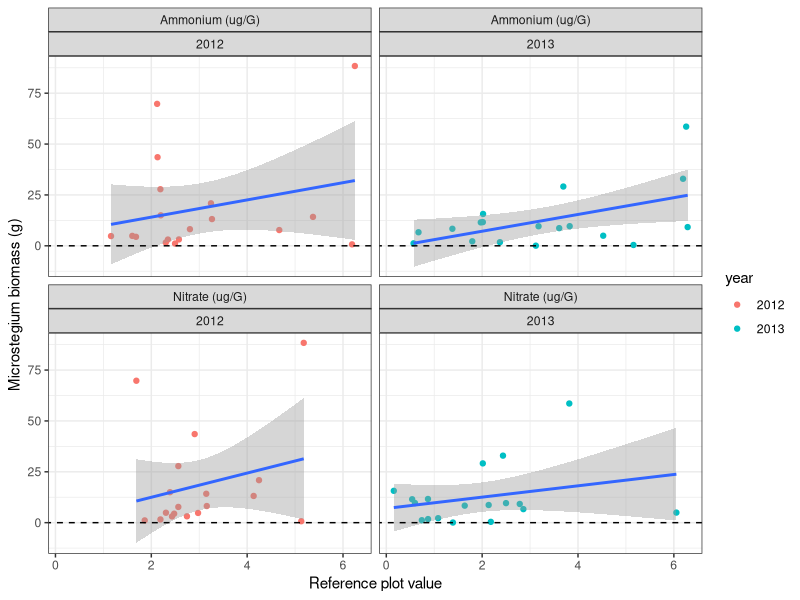
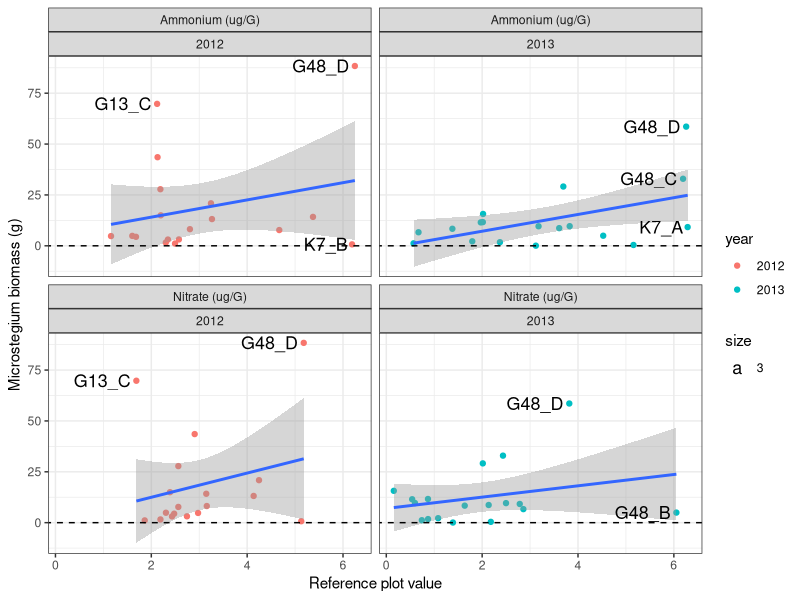
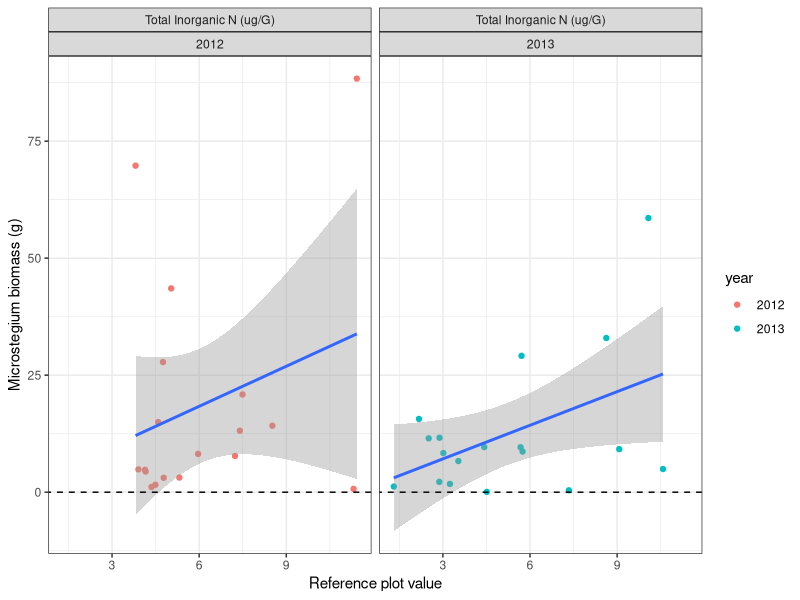
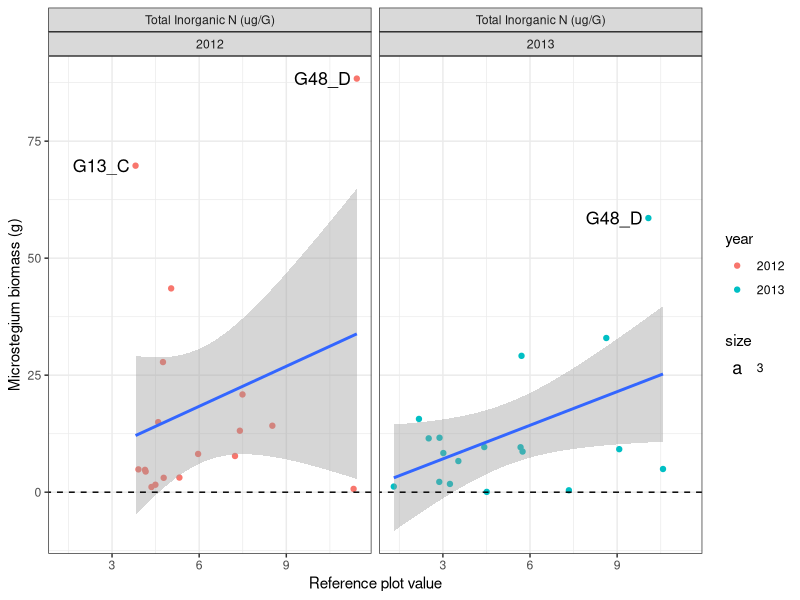
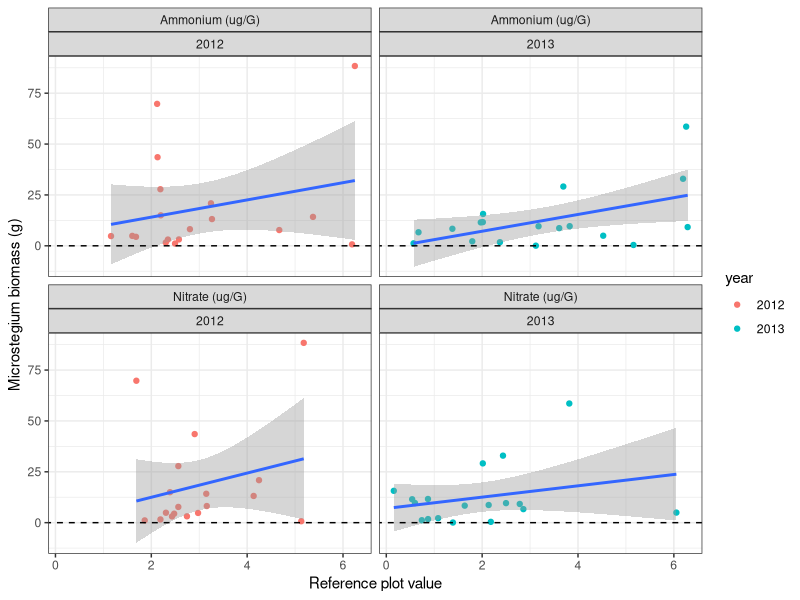
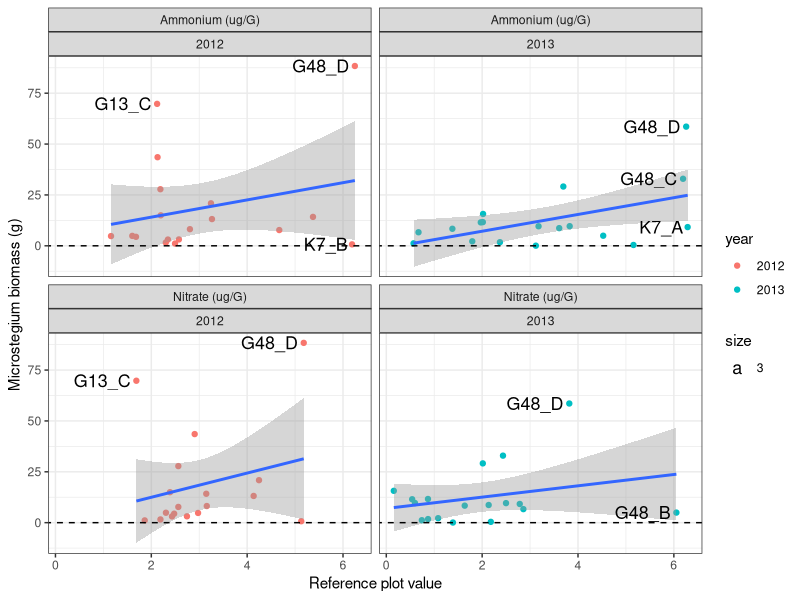
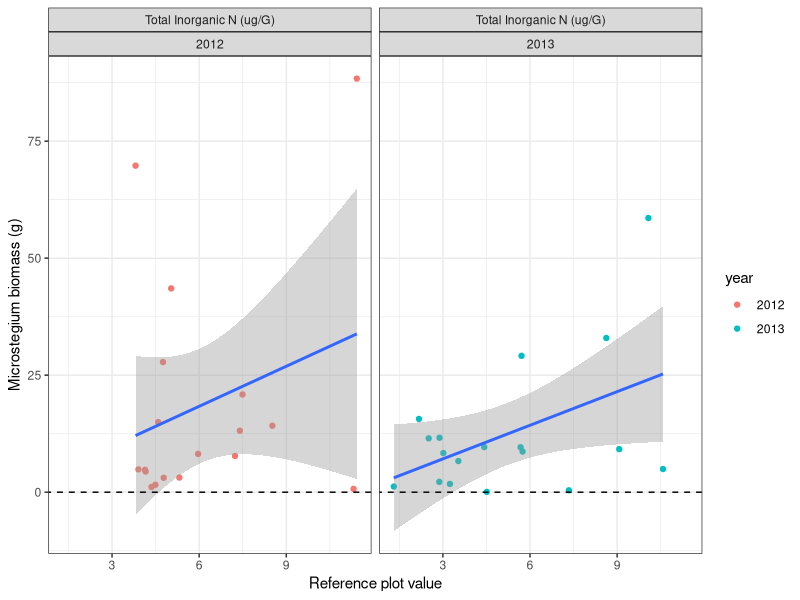
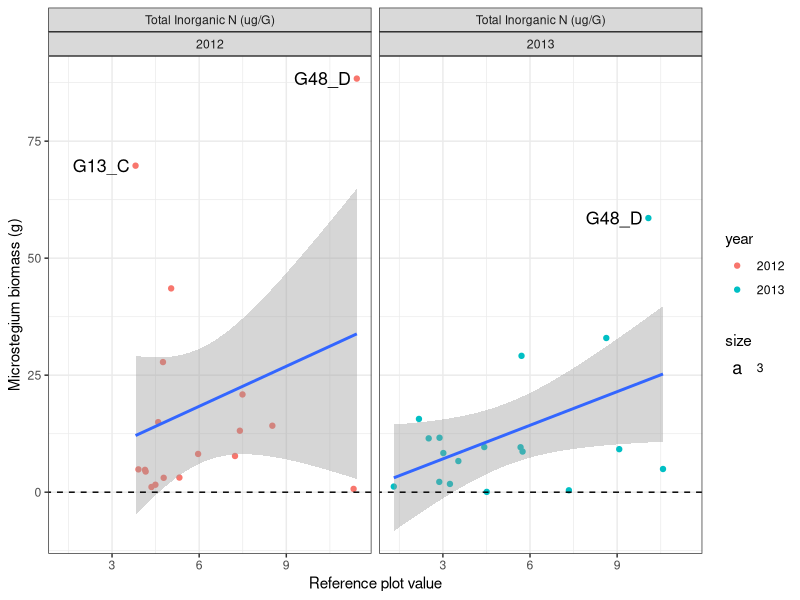

The R source for these figures, in order:
#question1.R
#files needed: tab-delim files in 'e8DataPackage_080314_clean' folder
#question1: How does invader biomass vary across resource availability?

library(ggplot2); theme_set(theme_bw())
library(dplyr)
library(reshape2)
library(doBy)
#########################################################
#load data

#soil data (sd)
sd<-read.table("e8DataPackage_080314_clean/e8_plothalfSoilData_clean.txt",header=TRUE,sep="\t")
sd_dic<-read.table("e8DataPackage_080314_clean/e8_plothalfSoilData_dictionary_clean.txt",header=TRUE,sep="\t")

#veg data (vd)
vd<-read.table("e8DataPackage_080314_clean/e8_plothalfVegData_clean.txt",header=TRUE,sep="\t")
vd_dic<-read.table("e8DataPackage_080314_clean/e8_plothalfVegData_dictionary_clean.txt",header=TRUE,sep="\t")


#########################################################
#Make dataframe to plot: invader biomass vs native subplot resource availability

#pull out just the invaded rows of data
vdt1<-filter(vd,inv == "I")
#make a df with just 2012 and 2013 data
vdt2<-filter(vdt1,year != "2011")
dim(vdt2)

#pull out just the native rows of data
sdt1<-filter(sd,inv == "N") 
#make a df for the top depth
sdt2<-filter(sdt1,depth == "T") 
dim(sdt2)

#merge the veg and soil dfs by plotid
test<-cbind(sdt2[,'plotid'],vdt2[,'plotid'])
test #are plotid rows aligned? yes.
colnames(sdt2); colnames(vdt2)

sv<-cbind(sdt2[,c(1,3:16)], yrplotname=sdt2[,18], vdt2[,7:11], total=vdt2[,16])

#########################################################
#Invader biomass vs native subplot resource availability... color points by year

#Make dataframes to plot 1) nhi, noi and 2) toti
colnames(sv)
sv1<-sv[,c(15,1,7,8,9,17)]
sv.n<-melt(sv1, measure.var=c('nhi','noi'))
sv.n$year<-as.factor(sv.n$year)
head(sv.n) 
sv.t<-melt(sv1, measure.var=c('toti'))
sv.t$year<-as.factor(sv.t$year)
head(sv.t)

#Fxn to rename variables for ggplot
PrettyVaribNames<-function(df, prettynames, vars){
  prettydf <- df
  for (i in 1:length(vars)){
    levels(prettydf$variable)[levels(prettydf$variable)==vars[i]] <- prettynames[i]
  }
  return (prettydf)
}

#Provide pretty varibale names using fxn
prettynames<-c("Ammonium (ug/G)","Nitrate (ug/G)","Total Inorganic N (ug/G)","Nitrification (ug/G*d)","Mineralization (ug/G*d)","Soil Moisture (%)") #for all
vars<-c('nhi','noi','toti','nitrifd','minzd','soilmoi') #for all
sv.n.pretty<-PrettyVaribNames(sv.n, prettynames, vars) #for plot with nhi and noi
sv.t.pretty<-PrettyVaribNames(sv.t, prettynames, vars) #for plot with toti

#Ammonium and Nitrate
p1.n<-ggplot(sv.n.pretty,aes(sv.n.pretty, x=value, y = mv)) + geom_point(aes(color=year)) + facet_wrap(~variable+year, scales='fixed', ncol=2) + xlab("Reference plot value") + ylab("Microstegium biomass (g)") + geom_smooth(method='lm',se=T) + geom_abline(intercept=0, slope=0, lty=2, color=1)
p1.n
ggsave(file = "p1_n.png",scale=1,width = 6, height = 6)
#p1.n + geom_text(aes(label=plotname),hjust=1.1, size=3)
p1.n + geom_text(aes(label=ifelse((value>4*IQR(value)|mv>4*IQR(mv)),as.character(plotname)," "), hjust=1.1, size=3)) #label outliers
ggsave(file = "p1_n_labels.png",scale=1,width = 6, height = 6)

#Total inorganic N
p1.t<-ggplot(sv.t.pretty,aes(sv.t.pretty, x=value, y = mv)) + geom_point(aes(color=year)) + facet_wrap(~variable+year, scales='fixed', ncol=2) + xlab("Reference plot value") + ylab("Microstegium biomass (g)") + geom_smooth(method='lm',se=T) + geom_abline(intercept=0, slope=0, lty=2, color=1)
p1.t
ggsave(file = "p1_t.png",scale=1,width = 6, height = 3)
#p1 + geom_text(aes(label=plotname),hjust=1.1, size=3)
p1.t + geom_text(aes(label=ifelse((value>4*IQR(value)|mv>4*IQR(mv)),as.character(plotname)," "), hjust=1.1, size=3)) #label outliers
ggsave(file = "p1_t_labels.png",scale=1,width = 6, height = 3)

##########################
#linear model
sv12<-sv1[sv1$year=='2012',]
sv13<-sv1[sv1$year=='2013',]

#Fxns to use within loop
GetPvals<-function(fit){
  store<-numeric(0)
  pvalx<-summary(fit)$coefficients[2,4]
  r2<-summary(fit)$r.squared
  row<-c(pvalx, r2)
  store<-rbind(store,row)
  colnames(store)<-c('pvalx','r2')  
  return(store)
}
GetCoefs<-function(fit){
  store<-numeric(0)
  int<-summary(fit)$coefficients[1,1]
  coefx<-summary(fit)$coefficients[2,1]
  row<-c(int, coefx)
  store<-rbind(store,row)
  colnames(store)<-c('int', 'coefx')
  return(store)
}

colnames(sv12)
stcol<-3
endcol<-5
#Fxn to calc pvals and coefs
AnotherFxn<-function(data, stcol, endcol){
  xvars<-colnames(data)[stcol:endcol]
  store<-numeric(0)
  i<-0
  for (i in 1:length(xvars)){
    x<-data[,i+stcol-1]
    y<-data[,'mv']
    df<-data.frame(x,y)
    fit<-lm(y ~ x, df)
    pvals<-GetPvals(fit)
    coefs<-GetCoefs(fit)
    row<-c(pvals,coefs)
    store<-rbind(store,row)
  }
  return(store)
} #need to check this.

#Do it!
result12<-AnotherFxn(sv12, stcol,endcol)
colnames(result12)<-c('pvalx','r2','int', 'coefx')
result13<-AnotherFxn(sv13, stcol, endcol)
colnames(result13)<-c('pvalx','r2','int', 'coefx')
#Make a nice table
varnum<-endcol-stcol+1
year<-c(rep('2012',varnum),rep('2013',varnum))
varna<-c("Ammonium (ug/G)","Nitrate (ug/G)","Total Inorganic N (ug/G)")
xvar<-rep(varna,2)
tmp1<-rbind(result12,result13)
tmp2<-data.frame(xvar,year,tmp1)
tmp3<-orderBy(~xvar,tmp2)
tmp3[,3:5]<-round(tmp3[,3:5], digits=2)
tab<-tmp3
write.table(tab, file='q1tab.txt', sep="\t", row.names=F)

